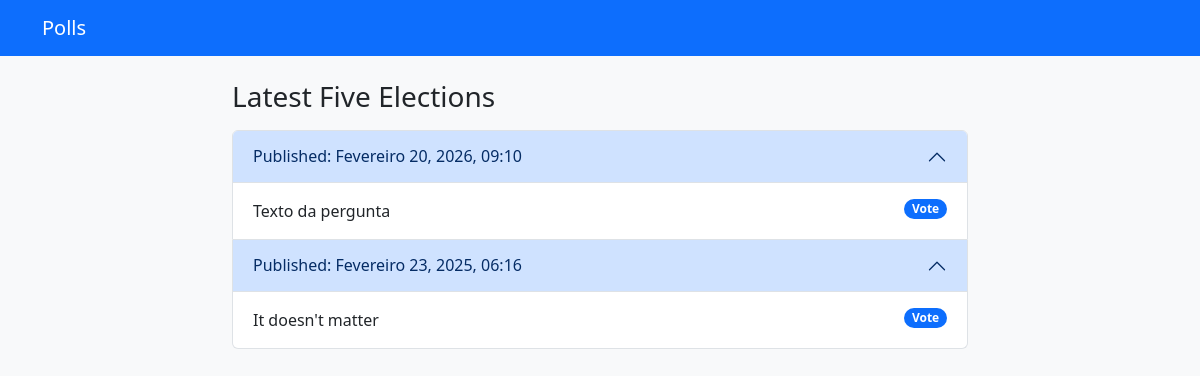
The app's page /, older data.
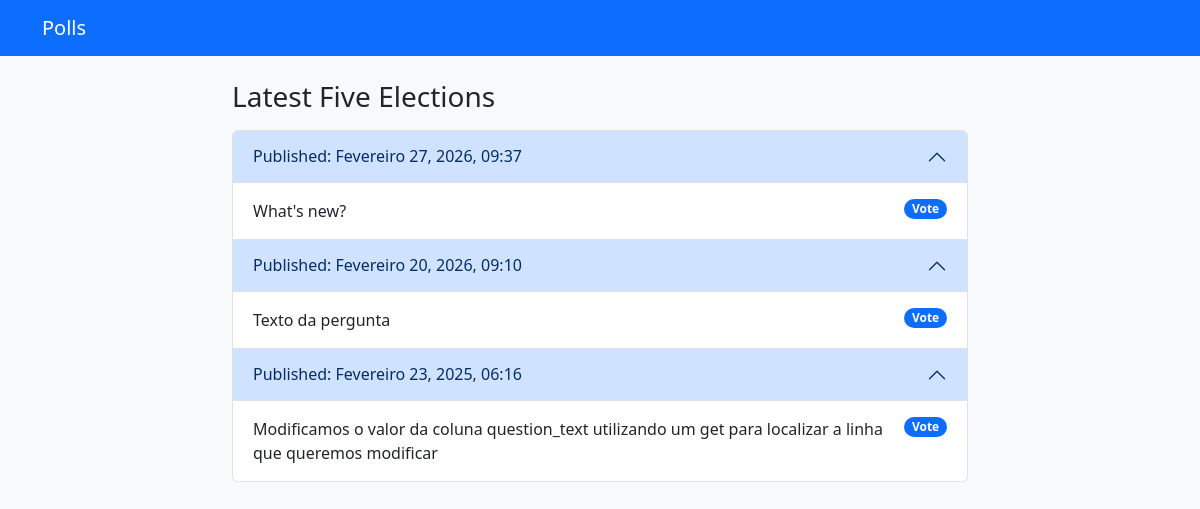
The same page, newer data.
### polls/models.py (models this page shows, shortened)
class Question(models.Model):
    question_text = models.CharField(max_length=200)
    pub_date = models.DateTimeField("date published")

### polls/views.py (the view)
# urls.py: path("", views.index, name="index"),
def index(request):
    latest_question_list = Question.objects.order_by("-pub_date")[:5]
    context = {"latest_question_list": latest_question_list}
    return render(request, "polls/index_accordion.html", context)

### polls/templates/polls/index_accordion.html (shortened to what this page needs)
{% load static %}
<html lang="en">
  <head>
    <link
      href="https://cdn.jsdelivr.net/npm/bootstrap@5.3.3/dist/css/bootstrap.min.css"
      rel="stylesheet"
    />
  </head>
  <body class="bg-light">
    <nav class="navbar navbar-expand-lg navbar-dark bg-primary">
      <div class="container">
          <a class="navbar-brand" href="">Polls</a>
      </div>
    </nav>
    <main class="container py-4">
      <div class="row justify-content-center">
        <div class="col-lg-8">
          <div class="d-flex align-items-center justify-content-between mb-3">
            <h1 class="h3 mb-0">Latest Five Elections</h1>
          </div>
          {% if latest_question_list %}
            <div class="accordion" id="accordionExample">
              {% for question in latest_question_list %}
                <div class="accordion-item">
                  <h2 class="accordion-header">
                    <button class="accordion-button" type="button" data-bs-toggle="collapse" data-bs-target="#collapseOne{{ question.id }}" aria-expanded="true" aria-controls="collapseOne{{ question.id }}">
                      Published: {{ question.pub_date|date:"F d, Y, H:i" }}
                    </button>
                  </h2>
                  <div id="collapseOne{{ question.id }}" class="accordion-collapse collapse show" data-bs-parent="#accordionExample">
                    <div class="accordion-body">
                      <a class="list-group-item list-group-item-action d-flex justify-content-between align-items-start" href="{{ question.id }}">
                        {{ question.question_text }}
                        <span class="badge text-bg-primary rounded-pill">Vote</span>
                      </a>
                    </div>
                  </div>
                </div>
              {% endfor %}
            </div>
          {% else %}
            <div class="alert alert-warning shadow-sm" role="alert">
              No polls are available.
            </div>
          {% endif %}
        </div>
      </div>
    </main>
  </body>
</html>

Row changes from the older to the newer data that the page shows:
added Question: pub_date "Fevereiro 27, 2026, 09:37", question_text "What's new?"
changed Question: question_text "It doesn't matter" → "Modificamos o valor da coluna question_text utilizando um get para localizar a linha que queremos modificar"
